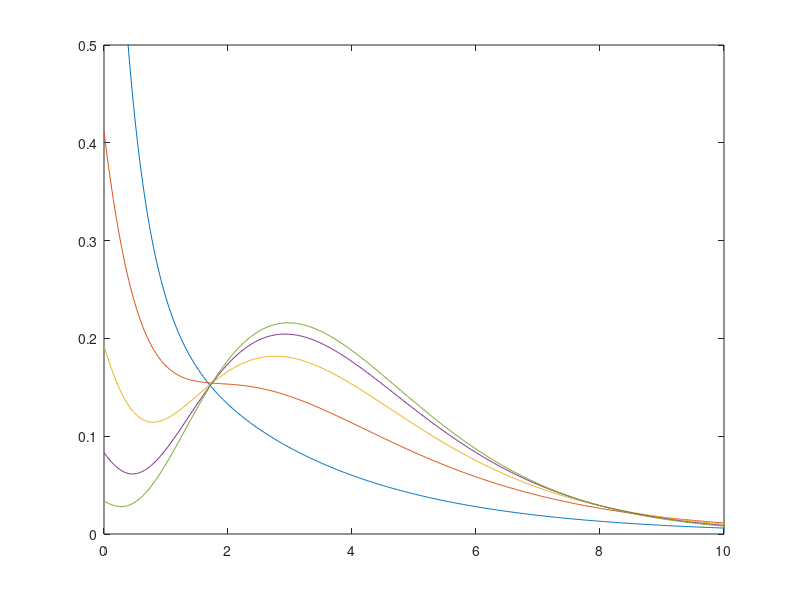

Write MATLAB code to recreate this figure. (Note: this script raises an error after producing the figure.)
% This script makes plots for the active sensor example

%% First set up problem
WA_fun = @(wp,wm) [-(wp+wm), wp, 0, 0; ... 
                  wm, -(wp+wm), wp, 0; ... 
                  0, wm, -(wp+wm), wp; ...
                0, 0, wm, -(wm+wp)];
n = 4;
vec1 = ones(n,1);
pi_A = ones(n,1)/(n+1);
ent_rate = @(sig,wm) (1-wm) .*abs(log(abs(1 ./ wm))) - sig;

%% make plots of time spent bound distributions, i.e. fig 3b
sig_vals = [0.,1,2,3,4,5];
Wm = zeros(size(sig_vals));
for i = 1:length(sig_vals)
    f = @(wm) ent_rate(sig_vals(i),wm);
    Wm(i) = fzero(f,[eps 1]);
end

t = linspace(0,80,3200);
f = zeros(length(t),length(Wm));

for j = 1:length(Wm)
    %WA = WA_fun(exp(E_vals(j)/5),1);
    WA = WA_fun(1,Wm(j));
    
    for i = 1:length(t)
        f(i,j) = (pi_A')*(WA*WA* expm(WA*t(i))) * vec1;
    end
    K = - (pi_A')*WA * vec1;
    f(:,j) = f(:,j)/K;
end

plot(t,f(:,1),t,f(:,2),t,f(:,3),t,f(:,4),t,f(:,5))
xlim([0,10])
ylim([0,0.5])
%saveas(gcf,'ActiveSensor.pdf')

%% Make plots 3c. Load the data for the empirical testing as it takes a while to generate.
% To generate the data run script ...

sig_vals_fine = linspace(0.01,5,100);
Wm = zeros(size(sig_vals_fine));
for i = 1:length(sig_vals_fine)
    f = @(wm) ent_rate(sig_vals_fine(i),wm);
    Wm(i) = fzero(f,[eps 1]);
end

tA = zeros(length(Wm),1);
tB = zeros(length(Wm),1);
tA2 = zeros(length(Wm),1);

for j = 1:length(Wm)
    
    WA = WA_fun(1,Wm(j));
    K = - (pi_A')*WA * vec1;
    tA(j) = (pi_A')*vec1 / K;
    tA2(j) = -2* (pi_A')*(WA \ vec1) /K;
    tB(j) = 1/(1 + Wm(j));
end


t2_norm = tA2./tA.^2;
vq = gamma_precomp(t2_norm,true);


plot(sig_vals_fine,2*vq./(tA+tB),sig_vals_fine,sig_vals_fine)
load sensor_empirical

hold on
plot(sig_vals_fine,TUR_med)
s2 = [sig_vals_fine, fliplr(sig_vals_fine)];
inBetween = [TUR_3, fliplr(TUR_97)];
fill(s2, inBetween, 'g');


plot(sig_vals_fine,OPTIM_med)
inBetween = [OPTIM_3, fliplr(OPTIM_97)];
fill(s2, inBetween, 'r');
saveas(gcf,'ActiveSensorQuant.pdf')